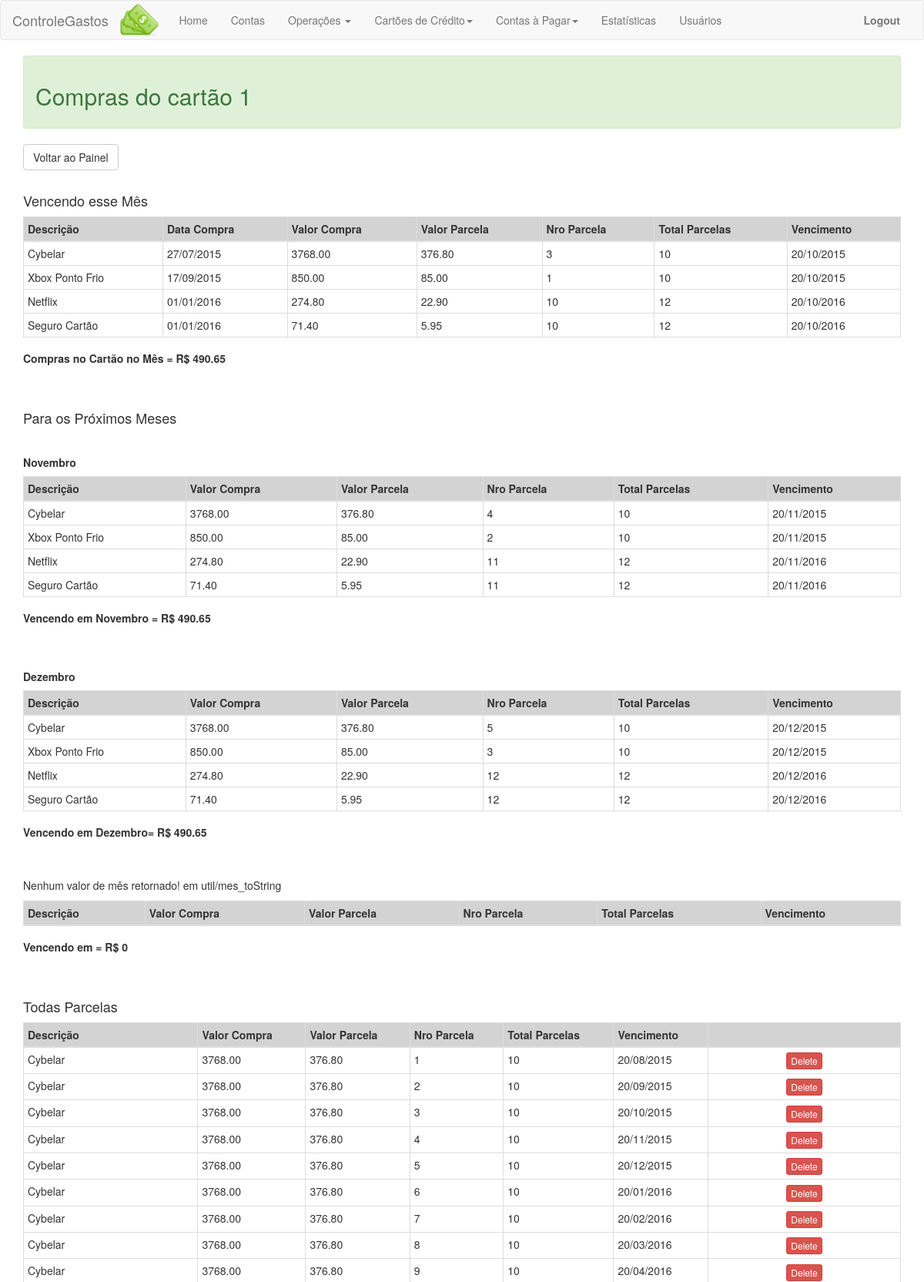
/cartao_credito/vercompras.php?id=1 (signed in, upper part), run on the app's committed database.
### tables this page shows
CREATE TABLE IF NOT EXISTS `compras_cartao` (
  `idCompraCartao` int(11) NOT NULL AUTO_INCREMENT,
  `idCartao` int(11) NOT NULL,
  `idCategoria` int(11) NOT NULL,
  `descricao` varchar(100) NOT NULL,
  `valorTotal` decimal(10,2) NOT NULL,
  `parceladoEm` int(11) NOT NULL,
  `dataCompra` date NOT NULL,
  `nrodaParcela` int(11) NOT NULL,
  `valorParcela` decimal(10,2) NOT NULL,
  `vencParcela` date NOT NULL,
  PRIMARY KEY (`idCompraCartao`)
);

### cartao_credito/vercompras.php (the view, shortened to what this page needs)
<?php
include '../util/mes_toString.php';
$nroMescorrente = date('m');
$id = null;
if ( !empty($_GET['id'])) {
    $id = $_REQUEST['id'];
}
?>
<!DOCTYPE html>
<html>
    <head>
        <link   href="../css/bootstrap.min.css" rel="stylesheet">
    </head>
    <?php include ('../layout/header.php'); ?>
    <body>
        <div class="container">
            <div class="alert alert-success"><h2>Compras do cartão <?php echo $id ?></h2></div>
            <a class="btn btn-default" href="index.php">Voltar ao Painel</a>
            <br/><br/>
            <div>
                <h4>Vencendo esse Mês</h4>
                <table class="table table-bordered table-condensed">
                  <thead bgcolor="#D3D3D3">
                    <tr>
                      <th>Descrição</th>
                      <th>Data Compra</th>
                      <th>Valor Compra</th>
                      <th>Valor Parcela</th>
                      <th>Nro Parcela</th>
                      <th>Total Parcelas</th>
                      <th>Vencimento</th>
                    </tr>
                  </thead>
                  <tbody>
                   <?php
                   $totalCompras = 0;
                   $pdo_index = Database::connect();
                   $prepara = $pdo_index->prepare('SELECT * FROM compras_cartao where MONTH(vencParcela) = ?');
                   $prepara->execute(array($nroMescorrente));
                   while ( $row = $prepara->fetch()) {
                       echo '<tr>';
                       echo '<td>'. $row['descricao'] . '</td>';
                       echo '<td>'. date("d/m/Y", strtotime($row['dataCompra'])) . '</td>';
                       echo '<td>'. $row['valorTotal'] . '</td>';
                       echo '<td>'. $row['valorParcela'] . '</td>';
                       $totalCompras = $totalCompras + $row['valorParcela'];
                       echo '<td>'. $row['nrodaParcela'] . '</td>';
                       echo '<td>'. $row['parceladoEm'] . '</td>';
                       echo '<td>'. date("d/m/Y", strtotime($row['vencParcela'])) . '</td>';
                       echo '</tr>';
                   }
                  ?>
                  </tbody>
            </table>
                <h5><b>Compras no Cartão no Mês = R$
                    <?php echo $totalCompras ?></b></h5>
        </div>
            <br/><br/>
            <?php
            $mesSeguinte = $nroMescorrente + 1;
            $mesSeguinte_string = mes_toString($mesSeguinte);
            ?>
            <h4>Para os Próximos Meses</h4><br/>
            <h5><b><?php echo $mesSeguinte_string ?></b></h5>
            <div>
                <table class="table table-bordered table-condensed">
                  <thead bgcolor="#D3D3D3">
                    <tr>
                      <th>Descrição</th>
                      <th>Valor Compra</th>
                      <th>Valor Parcela</th>
                      <th>Nro Parcela</th>
                      <th>Total Parcelas</th>
                      <th>Vencimento</th>
                    </tr>
                  </thead>
                  <tbody>
                   <?php
                   $totalCompras2 = 0;
                   $pdo_index = Database::connect();
                   $prepara = $pdo_index->prepare('SELECT * FROM compras_cartao where MONTH(vencParcela) = ?');
                   $prepara->execute(array($mesSeguinte));
                   while ( $row = $prepara->fetch()) {
                       echo '<tr>';
                       echo '<td>'. $row['descricao'] . '</td>';
                       echo '<td>'. $row['valorTotal'] . '</td>';
                       echo '<td>'. $row['valorParcela'] . '</td>';
                       $totalCompras2 = $totalCompras2 + $row['valorParcela'];
                       echo '<td>'. $row['nrodaParcela'] . '</td>';
                       echo '<td>'. $row['parceladoEm'] . '</td>';
                       echo '<td>'. date("d/m/Y", strtotime($row['vencParcela'])) . '</td>';
                       echo '</tr>';
                   }
                  ?>
                  </tbody>
            </table>
                <h5><b>Vencendo em <?php echo $mesSeguinte_string ?> = R$
                    <?php echo $totalCompras2 ?></b></h5>
            </div>
            <br/><br/>
            <?php
            $mesSeguinte2 = $nroMescorrente + 2;
            $mesSeguinte2_string = mes_toString($mesSeguinte2);
            ?>
            <h5><b><?php echo $mesSeguinte2_string ?></b></h5>
            <div>
                <table class="table table-bordered table-condensed">
                  <thead bgcolor="#D3D3D3">
                    <tr>
                      <th>Descrição</th>
                      <th>Valor Compra</th>
                      <th>Valor Parcela</th>
                      <th>Nro Parcela</th>
                      <th>Total Parcelas</th>
                      <th>Vencimento</th>
                    </tr>
                  </thead>
                  <tbody>
                   <?php
                   $totalCompras3 = 0;
                   $pdo_index = Database::connect();
                   $prepara = $pdo_index->prepare('SELECT * FROM compras_cartao where MONTH(vencParcela) = ?');
                   $prepara->execute(array($mesSeguinte2));
                   while ( $row = $prepara->fetch()) {
                       echo '<tr>';
                       echo '<td>'. $row['descricao'] . '</td>';
                       echo '<td>'. $row['valorTotal'] . '</td>';
                       echo '<td>'. $row['valorParcela'] . '</td>';
                       $totalCompras3 = $totalCompras3 + $row['valorParcela'];
                       echo '<td>'. $row['nrodaParcela'] . '</td>';
                       echo '<td>'. $row['parceladoEm'] . '</td>';
                       echo '<td>'. date("d/m/Y", strtotime($row['vencParcela'])) . '</td>';
                       echo '</tr>';
                   }
                  ?>
                  </tbody>
            </table>
                <h5><b>Vencendo em <?php echo $mesSeguinte2_string ?>= R$
                    <?php echo $totalCompras3 ?></b></h5>
            </div>
            <br/><br/>
            <?php
            $mesSeguinte3 = $nroMescorrente + 3;
            $mesSeguinte3_string = mes_toString($mesSeguinte3);
            ?>
            <div>
                <table class="table table-bordered table-condensed">
                  <thead bgcolor="#D3D3D3">
                    <tr>
                      <th>Descrição</th>
                      <th>Valor Compra</th>
                      <th>Valor Parcela</th>
                      <th>Nro Parcela</th>
                      <th>Total Parcelas</th>
                      <th>Vencimento</th>
                    </tr>
                  </thead>
                   <?php
                   $totalCompras4 = 0;
                  ?>
            </table>
                <h5><b>Vencendo em <?php echo $mesSeguinte3_string ?>= R$
                    <?php echo $totalCompras4 ?></b></h5>
            </div>
            <br/><br/>
            <h4>Todas Parcelas</h4>
            <div>
                <table class="table table-bordered table-condensed">
                  <thead bgcolor="#D3D3D3">
                    <tr>
                      <th>Descrição</th>
                      <th>Valor Compra</th>
                      <th>Valor Parcela</th>
                      <th>Nro Parcela</th>
                      <th>Total Parcelas</th>
                      <th>Vencimento</th>
                      <th></th>
                    </tr>
                  </thead>
                  <tbody>
                   <?php
                   $pdo_index = Database::connect();
                   $prepara2 = $pdo_index->prepare('SELECT * FROM compras_cartao');
                   $prepara2->execute();
                   while ( $row = $prepara2->fetch()) {
                       echo '<tr>';
                       echo '<td>'. $row['descricao'] . '</td>';
                       echo '<td>'. $row['valorTotal'] . '</td>';
                       echo '<td>'. $row['valorParcela'] . '</td>';
                       echo '<td>'. $row['nrodaParcela'] . '</td>';
                       echo '<td>'. $row['parceladoEm'] . '</td>';
                       echo '<td>'. date("d/m/Y", strtotime($row['vencParcela'])) . '</td>';
                       echo '<td width=250 align="center">';
                        echo '<a id="actionbtn" class="btn btn-danger btn-xs" href="delete_compra.php?id='.$row['idCompraCartao'].'">Delete</a>';
                        echo '</td>';
                       echo '</tr>';
                   }
                  ?>
                  </tbody>
            </table>
        </div>
            <br/>
        </div>
    </body>
</html>

### data on the page
compras_cartao: descricao "Cybelar", dataCompra "27/07/2015", valorTotal "3768.00", valorParcela "376.80", nrodaParcela "3", parceladoEm "10", vencParcela "20/10/2015"
compras_cartao: descricao "Xbox Ponto Frio", dataCompra "17/09/2015", valorTotal "850.00", valorParcela "85.00", nrodaParcela "1", parceladoEm "10", vencParcela "20/10/2015"
compras_cartao: descricao "Netflix", dataCompra "01/01/2016", valorTotal "274.80", valorParcela "22.90", nrodaParcela "10", parceladoEm "12", vencParcela "20/10/2016"
compras_cartao: descricao "Seguro Cartão", dataCompra "01/01/2016", valorTotal "71.40", valorParcela "5.95", nrodaParcela "10", parceladoEm "12", vencParcela "20/10/2016"
compras_cartao: descricao "Cybelar", valorTotal "3768.00", valorParcela "376.80", nrodaParcela "4", parceladoEm "10", vencParcela "20/11/2015"
compras_cartao: descricao "Xbox Ponto Frio", valorTotal "850.00", valorParcela "85.00", nrodaParcela "2", parceladoEm "10", vencParcela "20/11/2015"
compras_cartao: descricao "Netflix", valorTotal "274.80", valorParcela "22.90", nrodaParcela "11", parceladoEm "12", vencParcela "20/11/2016"
compras_cartao: descricao "Seguro Cartão", valorTotal "71.40", valorParcela "5.95", nrodaParcela "11", parceladoEm "12", vencParcela "20/11/2016"
compras_cartao: descricao "Cybelar", valorTotal "3768.00", valorParcela "376.80", nrodaParcela "5", parceladoEm "10", vencParcela "20/12/2015"
compras_cartao: descricao "Xbox Ponto Frio", valorTotal "850.00", valorParcela "85.00", nrodaParcela "3", parceladoEm "10", vencParcela "20/12/2015"
compras_cartao: descricao "Netflix", valorTotal "274.80", valorParcela "22.90", nrodaParcela "12", parceladoEm "12", vencParcela "20/12/2016"
compras_cartao: descricao "Seguro Cartão", valorTotal "71.40", valorParcela "5.95", nrodaParcela "12", parceladoEm "12", vencParcela "20/12/2016"
compras_cartao: descricao "Cybelar", valorTotal "3768.00", valorParcela "376.80", nrodaParcela "1", parceladoEm "10", vencParcela "20/08/2015"
compras_cartao: descricao "Cybelar", valorTotal "3768.00", valorParcela "376.80", nrodaParcela "2", parceladoEm "10", vencParcela "20/09/2015"
compras_cartao: descricao "Cybelar", valorTotal "3768.00", valorParcela "376.80", nrodaParcela "6", parceladoEm "10", vencParcela "20/01/2016"
compras_cartao: descricao "Cybelar", valorTotal "3768.00", valorParcela "376.80", nrodaParcela "7", parceladoEm "10", vencParcela "20/02/2016"
compras_cartao: descricao "Cybelar", valorTotal "3768.00", valorParcela "376.80", nrodaParcela "8", parceladoEm "10", vencParcela "20/03/2016"
compras_cartao: descricao "Cybelar", valorTotal "3768.00", valorParcela "376.80", nrodaParcela "9", parceladoEm "10", vencParcela "20/04/2016"

### other printed values
$id "1"
$totalCompras "490.65"
$mesSeguinte_string "Novembro"
$totalCompras2 "490.65"
$mesSeguinte2_string "Dezembro"
$totalCompras3 "490.65"
$totalCompras4 "0"
